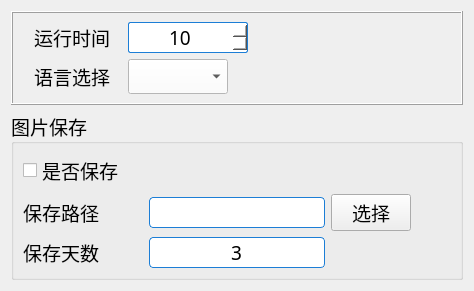
     <widget class="QWidget" name="imageParameters">
      <attribute name="title">
       <string>其它参数</string>
      </attribute>
      <layout class="QGridLayout" name="gridLayout_7" rowstretch="2,1" columnstretch="0">
       <item row="1" column="0">
        <widget class="QGroupBox" name="groupBox">
         <property name="enabled">
          <bool>true</bool>
         </property>
         <property name="sizePolicy">
          <sizepolicy hsizetype="Preferred" vsizetype="Preferred">
           <horstretch>0</horstretch>
           <verstretch>0</verstretch>
          </sizepolicy>
         </property>
         <property name="font">
          <font>
           <family>微软雅黑</family>
           <pointsize>14</pointsize>
          </font>
         </property>
         <property name="title">
          <string>图片保存</string>
         </property>
         <layout class="QGridLayout" name="gridLayout_8">
          <item row="2" column="0">
           <layout class="QHBoxLayout" name="horizontalLayout_5">
            <item>
             <widget class="QLabel" name="label_31">
              <property name="minimumSize">
               <size>
                <width>120</width>
                <height>23</height>
               </size>
              </property>
              <property name="font">
               <font>
                <family>微软雅黑</family>
                <pointsize>14</pointsize>
               </font>
              </property>
              <property name="text">
               <string>保存天数</string>
              </property>
             </widget>
            </item>
            <item>
             <widget class="QLineEdit" name="saveImgDays">
              <property name="sizePolicy">
               <sizepolicy hsizetype="Minimum" vsizetype="Fixed">
                <horstretch>0</horstretch>
                <verstretch>0</verstretch>
               </sizepolicy>
              </property>
              <property name="maximumSize">
               <size>
                <width>300</width>
                <height>16777215</height>
               </size>
              </property>
              <property name="font">
               <font>
                <family>微软雅黑</family>
                <pointsize>14</pointsize>
               </font>
              </property>
              <property name="styleSheet">
               <string notr="true">border: 1px solid #1c7ed6;
border-radius: 4px;
background: white;</string>
              </property>
              <property name="text">
               <string>3</string>
              </property>
              <property name="alignment">
               <set>Qt::AlignCenter</set>
              </property>
             </widget>
            </item>
            <item>
             <spacer name="horizontalSpacer_18">
              <property name="orientation">
               <enum>Qt::Horizontal</enum>
              </property>
              <property name="sizeHint" stdset="0">
               <size>
                <width>40</width>
                <height>20</height>
               </size>
              </property>
             </spacer>
            </item>
           </layout>
          </item>
          <item row="1" column="0">
           <layout class="QHBoxLayout" name="horizontalLayout_4">
            <item>
             <widget class="QLabel" name="label_30">
              <property name="minimumSize">
               <size>
                <width>120</width>
                <height>23</height>
               </size>
              </property>
              <property name="font">
               <font>
                <family>微软雅黑</family>
                <pointsize>14</pointsize>
               </font>
              </property>
              <property name="text">
               <string>保存路径</string>
              </property>
             </widget>
            </item>
            <item>
             <widget class="QLineEdit" name="saveImgPath">
              <property name="sizePolicy">
               <sizepolicy hsizetype="Minimum" vsizetype="Fixed">
                <horstretch>0</horstretch>
                <verstretch>0</verstretch>
               </sizepolicy>
              </property>
              <property name="maximumSize">
               <size>
                <width>300</width>
                <height>16777215</height>
               </size>
              </property>
              <property name="font">
               <font>
                <family>微软雅黑</family>
                <pointsize>14</pointsize>
               </font>
              </property>
              <property name="styleSheet">
               <string notr="true">border: 1px solid #1c7ed6;
border-radius: 4px;
background: white;</string>
              </property>
              <property name="text">
               <string/>
              </property>
              <property name="maxLength">
               <number>999999999</number>
              </property>
              <property name="alignment">
               <set>Qt::AlignCenter</set>
              </property>
              <property name="readOnly">
               <bool>false</bool>
              </property>
             </widget>
            </item>
            <item>
             <widget class="QPushButton" name="saveImgPathBtn">
              <property name="sizePolicy">
               <sizepolicy hsizetype="Minimum" vsizetype="Fixed">
                <horstretch>0</horstretch>
                <verstretch>0</verstretch>
               </sizepolicy>
              </property>
              <property name="text">
               <string>选择</string>
              </property>
             </widget>
            </item>
            <item>
             <spacer name="horizontalSpacer_17">
              <property name="orientation">
               <enum>Qt::Horizontal</enum>
              </property>
              <property name="sizeHint" stdset="0">
               <size>
                <width>40</width>
                <height>20</height>
               </size>
              </property>
             </spacer>
            </item>
           </layout>
          </item>
          <item row="0" column="0">
           <widget class="QCheckBox" name="IsSaveImg">
            <property name="sizePolicy">
             <sizepolicy hsizetype="Minimum" vsizetype="Fixed">
              <horstretch>0</horstretch>
              <verstretch>0</verstretch>
             </sizepolicy>
            </property>
            <property name="font">
             <font>
              <family>微软雅黑</family>
              <pointsize>14</pointsize>
             </font>
            </property>
            <property name="text">
             <string>是否保存</string>
            </property>
           </widget>
          </item>
         </layout>
        </widget>
       </item>
       <item row="0" column="0">
        <widget class="QFrame" name="frame_3">
         <property name="frameShape">
          <enum>QFrame::Box</enum>
         </property>
         <property name="frameShadow">
          <enum>QFrame::Raised</enum>
         </property>
         <layout class="QVBoxLayout" name="verticalLayout_5">
          <item>
           <layout class="QHBoxLayout" name="horizontalLayout_6">
            <item>
             <widget class="QLabel" name="label_29">
              <property name="minimumSize">
               <size>
                <width>100</width>
                <height>24</height>
               </size>
              </property>
              <property name="font">
               <font>
                <family>微软雅黑</family>
                <pointsize>14</pointsize>
               </font>
              </property>
              <property name="text">
               <string>运行时间</string>
              </property>
              <property name="alignment">
               <set>Qt::AlignCenter</set>
              </property>
             </widget>
            </item>
            <item>
             <widget class="QSpinBox" name="setRuntime">
              <property name="sizePolicy">
               <sizepolicy hsizetype="Minimum" vsizetype="Fixed">
                <horstretch>0</horstretch>
                <verstretch>0</verstretch>
               </sizepolicy>
              </property>
              <property name="minimumSize">
               <size>
                <width>120</width>
                <height>28</height>
               </size>
              </property>
              <property name="font">
               <font>
                <family>微软雅黑</family>
                <pointsize>14</pointsize>
               </font>
              </property>
              <property name="styleSheet">
               <string notr="true">QSpinBox{
	border: 1px solid #1c7ed6;
	border-radius: 2px;
	background-color: white;
}

QSpinBox::up-button{
	subcontrol-origin: border;
	subcontrol-position: right;
	width: 20px;
	height: 20px;
	
	background-image: url(:/ico/hmi/add_right.png);
}

QSpinBox::up-button:hover{
	
	background-image: url(:/ico/hmi/add_right(1).png);
}

QSpinBox::down-button{
	subcontrol-origin: border;
	subcontrol-position: left;
	width: 20px;
	height: 20px;

	background-image: url(:/ico/hmi/add_left.png);
}

QSpinBox::down-button:hover{
	
	background-image: url(:/ico/hmi/add_left(1).png);
}</string>
              </property>
              <property name="alignment">
               <set>Qt::AlignCenter</set>
              </property>
              <property name="maximum">
               <number>255</number>
              </property>
              <property name="value">
               <number>10</number>
              </property>
             </widget>
            </item>
            <item>
             <spacer name="horizontalSpacer_19">
              <property name="orientation">
               <enum>Qt::Horizontal</enum>
              </property>
              <property name="sizeHint" stdset="0">
               <size>
                <width>40</width>
                <height>20</height>
               </size>
              </property>
             </spacer>
            </item>
           </layout>
          </item>
          <item>
           <layout class="QHBoxLayout" name="horizontalLayout_11">
            <item>
             <widget class="QLabel" name="label_52">
              <property name="sizePolicy">
               <sizepolicy hsizetype="Preferred" vsizetype="Preferred">
                <horstretch>0</horstretch>
                <verstretch>0</verstretch>
               </sizepolicy>
              </property>
              <property name="minimumSize">
               <size>
                <width>100</width>
                <height>0</height>
               </size>
              </property>
              <property name="font">
               <font>
                <family>微软雅黑</family>
                <pointsize>14</pointsize>
               </font>
              </property>
              <property name="text">
               <string>语言选择</string>
              </property>
              <property name="alignment">
               <set>Qt::AlignCenter</set>
              </property>
             </widget>
            </item>
            <item>
             <widget class="QComboBox" name="comboBox">
              <property name="sizePolicy">
               <sizepolicy hsizetype="Preferred" vsizetype="Fixed">
                <horstretch>0</horstretch>
                <verstretch>0</verstretch>
               </sizepolicy>
              </property>
              <property name="minimumSize">
               <size>
                <width>0</width>
                <height>29</height>
               </size>
              </property>
              <property name="baseSize">
               <size>
                <width>0</width>
                <height>0</height>
               </size>
              </property>
              <property name="font">
               <font>
                <family>微软雅黑</family>
                <pointsize>14</pointsize>
               </font>
              </property>
              <property name="styleSheet">
               <string notr="true">background: white;</string>
              </property>
              <property name="iconSize">
               <size>
                <width>16</width>
                <height>16</height>
               </size>
              </property>
             </widget>
            </item>
            <item>
             <spacer name="horizontalSpacer_13">
              <property name="orientation">
               <enum>Qt::Horizontal</enum>
              </property>
              <property name="sizeHint" stdset="0">
               <size>
                <width>40</width>
                <height>20</height>
               </size>
              </property>
             </spacer>
            </item>
           </layout>
          </item>
         </layout>
        </widget>
       </item>
      </layout>
     </widget>
